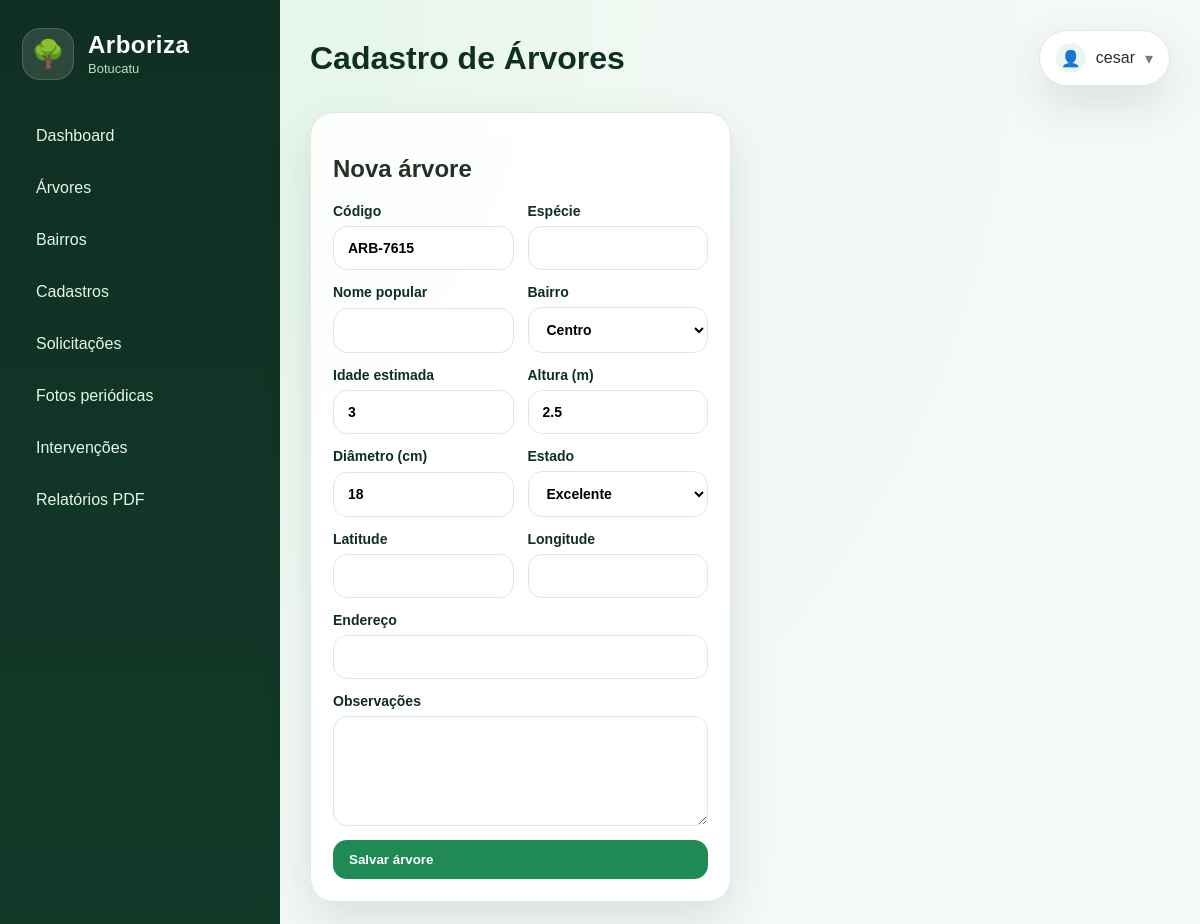
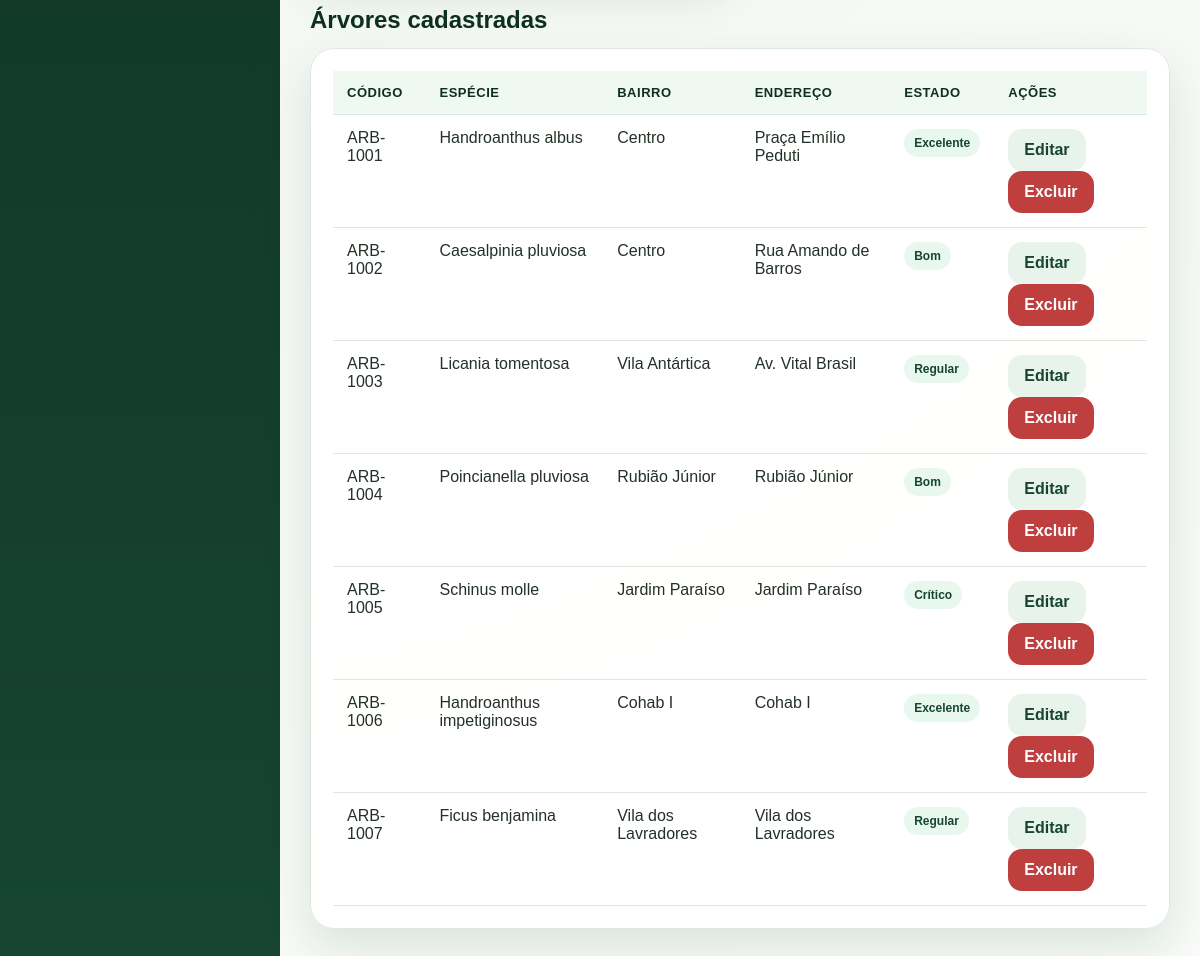
The app's page /arvores.php (signed in) with its own data (2 pictures, top to bottom).
### tables this page shows
CREATE TABLE arvores (
    id INT AUTO_INCREMENT PRIMARY KEY,
    codigo VARCHAR(30) NOT NULL UNIQUE,
    especie VARCHAR(140) NOT NULL,
    nome_popular VARCHAR(140),
    idade_estimada INT DEFAULT 0,
    altura_metros DECIMAL(8,2) DEFAULT 0,
    diametro_cm DECIMAL(8,2) DEFAULT 0,
    latitude VARCHAR(40),
    longitude VARCHAR(40),
    endereco VARCHAR(220) NOT NULL,
    bairro_id INT NOT NULL,
    estado_conservacao ENUM('Excelente','Bom','Regular','Crítico') DEFAULT 'Bom',
    observacoes TEXT,
    criado_em TIMESTAMP DEFAULT CURRENT_TIMESTAMP,
    FOREIGN KEY (bairro_id) REFERENCES bairros(id) ON DELETE RESTRICT
);

CREATE TABLE bairros (
    id INT AUTO_INCREMENT PRIMARY KEY,
    nome VARCHAR(120) NOT NULL UNIQUE,
    zona VARCHAR(60) NOT NULL,
    criado_em TIMESTAMP DEFAULT CURRENT_TIMESTAMP
);

### core/helpers.php (called while the page is built, shortened)
<?php
function e($value): string
{
    return htmlspecialchars((string)$value, ENT_QUOTES, 'UTF-8');
}
function currentUserProfile(): string
{
    return isset($_SESSION['usuario']['perfil']) ? (string)$_SESSION['usuario']['perfil'] : '';
}
function normalizedProfile(): string
{
    return function_exists('mb_strtolower')
        ? mb_strtolower(trim(currentUserProfile()), 'UTF-8')
        : strtolower(trim(currentUserProfile()));
}
function isAdmin(): bool
{
    return normalizedProfile() === 'administrador';
}
function canEditOperational(): bool
{
    $profile = normalizedProfile();
    return $profile === 'administrador' || $profile === 'técnico' || $profile === 'tecnico';
}

### config/database.php (called while the page is built, shortened)
<?php
class Database
{
    private static $connection = null;
    public static function getConnection() {
        if (self::$connection === null) {
            $dsn = 'mysql:host=' . DB_HOST . ';dbname=' . DB_NAME . ';charset=utf8mb4';
            $tentativas = array_unique([DB_PASS, '', 'root']);
            $ultimoErro = null;
            foreach ($tentativas as $senha) {
                try {
                    self::$connection = new PDO($dsn, DB_USER, $senha, [
                        PDO::ATTR_ERRMODE => PDO::ERRMODE_EXCEPTION,
                        PDO::ATTR_DEFAULT_FETCH_MODE => PDO::FETCH_ASSOC,
                        PDO::ATTR_EMULATE_PREPARES => false,
                    ]);
                    return self::$connection;
                } catch (PDOException $e) {
                    $ultimoErro = $e;
                }
            }
            die('Erro ao conectar no banco de dados. Confira se o MySQL está ligado no XAMPP, se o banco arboriza_botucatu foi importado e se o arquivo config/config.php está correto.<br><b>Detalhe:</b> ' . htmlspecialchars($ultimoErro->getMessage()));
        }
        return self::$connection;
    }
}

### models/Bairro.php (called while the page is built, shortened)
<?php
require_once __DIR__ . '/../config/database.php';
class Bairro
{
    public static function all() {
        return Database::getConnection()->query('SELECT * FROM bairros ORDER BY nome')->fetchAll();
    }
}

### models/Arvore.php (called while the page is built, shortened)
<?php
require_once __DIR__ . '/../config/database.php';
class Arvore
{
    public static function all() {
        $sql = 'SELECT a.*, b.nome AS bairro_nome
                FROM arvores a
                INNER JOIN bairros b ON b.id = a.bairro_id
                ORDER BY a.criado_em DESC';
        return Database::getConnection()->query($sql)->fetchAll();
    }
}

### arvores.php (the view, shortened to what this page needs)
<?php
require_once __DIR__ . '/core/helpers.php';
require_once __DIR__ . '/models/Arvore.php';
require_once __DIR__ . '/models/Bairro.php';
$edit = isset($_GET['edit']) ? Arvore::find((int)$_GET['edit']) : null;
$arvores = Arvore::all();
$bairros = Bairro::all();
?>
<?php include __DIR__ . '/views/layout/header.php'; ?>
<?php if (canEditOperational()): ?>
<div class="grid grid-2">
    <div class="card">
        <h2><?= $edit ? 'Editar árvore' : 'Nova árvore' ?></h2>
        <form method="post">
            <div class="form-grid">
                <label>Código<input name="codigo" required value="<?= e(isset($edit['codigo']) ? $edit['codigo'] : 'ARB-' . rand(1000, 9999)) ?>"></label>
                <label>Espécie<input name="especie" required value="<?= e(isset($edit['especie']) ? $edit['especie'] : '') ?>"></label>
                <label>Nome popular<input name="nome_popular" value="<?= e(isset($edit['nome_popular']) ? $edit['nome_popular'] : '') ?>"></label>
                <label>Bairro<select name="bairro_id" required><?php foreach ($bairros as $b): ?><option value="<?= e($b['id']) ?>" <?= ((isset($edit['bairro_id']) ? $edit['bairro_id'] : '') == $b['id']) ? 'selected' : '' ?>><?= e($b['nome']) ?></option><?php endforeach; ?></select></label>
                <label>Idade estimada<input type="number" name="idade_estimada" min="0" value="<?= e(isset($edit['idade_estimada']) ? $edit['idade_estimada'] : 3) ?>"></label>
                <label>Altura (m)<input type="number" step="0.01" name="altura_metros" value="<?= e(isset($edit['altura_metros']) ? $edit['altura_metros'] : 2.5) ?>"></label>
                <label>Diâmetro (cm)<input type="number" step="0.01" name="diametro_cm" value="<?= e(isset($edit['diametro_cm']) ? $edit['diametro_cm'] : 18) ?>"></label>
                <label>Estado<select name="estado_conservacao"><option <?= (isset($edit['estado_conservacao']) && $edit['estado_conservacao']==='Excelente')?'selected':'' ?>>Excelente</option></select></label>
                <label>Latitude<input name="latitude" value="<?= e(isset($edit['latitude']) ? $edit['latitude'] : '') ?>"></label>
                <label>Longitude<input name="longitude" value="<?= e(isset($edit['longitude']) ? $edit['longitude'] : '') ?>"></label>
            </div>
            <label>Endereço<input name="endereco" required value="<?= e(isset($edit['endereco']) ? $edit['endereco'] : '') ?>"></label>
            <label>Observações<textarea name="observacoes"><?= e(isset($edit['observacoes']) ? $edit['observacoes'] : '') ?></textarea></label>
            <button class="btn" type="submit"><?= $edit ? 'Atualizar árvore' : 'Salvar árvore' ?></button>
        </form>
    </div>
</div>
<?php else: ?>
<section class="hero"><h2>Consulta de árvores</h2><p>Seu perfil de Leitor permite visualizar as árvores cadastradas no inventário urbano.</p></section>
<?php endif; ?>
<div class="section-title"><h2>Árvores cadastradas</h2></div>
<div class="card table-wrap">
    <table><thead><tr><th>Código</th><th>Espécie</th><th>Bairro</th><th>Endereço</th><th>Estado</th><?php if (canEditOperational()): ?><th>Ações</th><?php endif; ?></tr></thead><tbody>
    <?php foreach ($arvores as $a): ?><tr>
        <td><?= e($a['codigo']) ?></td><td><?= e($a['especie']) ?></td><td><?= e($a['bairro_nome']) ?></td><td><?= e($a['endereco']) ?></td><td><span class="badge"><?= e($a['estado_conservacao']) ?></span></td>
        <?php if (canEditOperational()): ?><td><a class="btn secondary" href="?edit=<?= e($a['id']) ?>">Editar</a><?php if (isAdmin()): ?> <a class="btn danger" data-confirm="Remover esta árvore?" href="?delete=<?= e($a['id']) ?>">Excluir</a><?php endif; ?></td><?php endif; ?>
    </tr><?php endforeach; ?>
    </tbody></table>
</div>
<?php include __DIR__ . '/views/layout/footer.php'; ?>

### assets/css/style.css (style rules this page uses)
* { box-sizing: border-box; }
body { margin: 0; font-family: Arial, Helvetica, sans-serif; color: #243126; background: radial-gradient(circle at top left, #dcf5e4, #f4f8f5 35%, #f8fbf7); }
a { text-decoration: none; color: inherit; }
.grid { display: grid; gap: 18px; }
.grid-2 { grid-template-columns: repeat(2, minmax(0, 1fr)); }
.card { background: rgba(255,255,255,.9); border: 1px solid #dde8df; border-radius: 24px; padding: 22px; box-shadow: 0 18px 45px rgba(19, 61, 39, .12); backdrop-filter: blur(8px); }
.section-title { margin: 28px 0 14px; display: flex; align-items: center; justify-content: space-between; gap: 12px; }
.section-title h2 { margin: 0; color: #0f2f22; }
.btn { border: 0; border-radius: 14px; padding: 12px 16px; background: #1f8a54; color: white; font-weight: 700; cursor: pointer; display: inline-flex; align-items: center; gap: 8px; }
.btn.secondary { background: #e8f3ec; color: #164531; }
.btn.danger { background: #bf3f3f; }
.table-wrap { overflow-x: auto; }
table { width: 100%; border-collapse: collapse; }
th, td { padding: 14px; border-bottom: 1px solid #dde8df; text-align: left; vertical-align: top; }
th { color: #0f2f22; background: #f0f8f2; font-size: 13px; text-transform: uppercase; letter-spacing: .04em; }
.badge { display: inline-block; padding: 7px 10px; border-radius: 999px; background: #e9f8ef; color: #164531; font-size: 12px; font-weight: 700; }
form { display: grid; gap: 14px; }
.form-grid { display: grid; grid-template-columns: repeat(2, minmax(0, 1fr)); gap: 14px; }
label { display: grid; gap: 7px; color: #0f2f22; font-weight: 700; font-size: 14px; }
input, select, textarea { width: 100%; border: 1px solid #dde8df; border-radius: 14px; padding: 13px 14px; font: inherit; background: white; }
textarea { min-height: 110px; resize: vertical; }

### records on screen
arvores: codigo "ARB-1001", especie "Handroanthus albus", bairro.nome "Centro", endereco "Praça Emílio Peduti", estado_conservacao "Excelente"
arvores: codigo "ARB-1002", especie "Caesalpinia pluviosa", bairro.nome "Centro", endereco "Rua Amando de Barros", estado_conservacao "Bom"
arvores: codigo "ARB-1003", especie "Licania tomentosa", bairro.nome "Vila Antártica", endereco "Av. Vital Brasil", estado_conservacao "Regular"
arvores: codigo "ARB-1004", especie "Poincianella pluviosa", bairro.nome "Rubião Júnior", endereco "Rubião Júnior", estado_conservacao "Bom"
arvores: codigo "ARB-1005", especie "Schinus molle", bairro.nome "Jardim Paraíso", endereco "Jardim Paraíso", estado_conservacao "Crítico"
arvores: codigo "ARB-1006", especie "Handroanthus impetiginosus", bairro.nome "Cohab I", endereco "Cohab I", estado_conservacao "Excelente"
arvores: codigo "ARB-1007", especie "Ficus benjamina", bairro.nome "Vila dos Lavradores", endereco "Vila dos Lavradores", estado_conservacao "Regular"

### other values on screen
$pageTitle "Cadastro de Árvores"
currentUserName() "cesar"
form field bairro_id "Centro"
